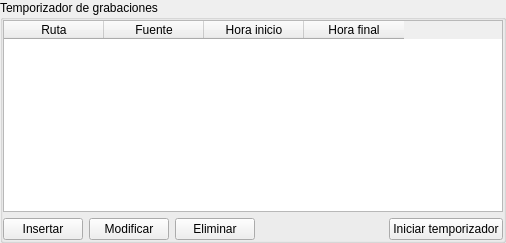
      <widget class="QGroupBox" name="groupBox_4">
       <property name="sizePolicy">
        <sizepolicy hsizetype="Expanding" vsizetype="Expanding">
         <horstretch>0</horstretch>
         <verstretch>0</verstretch>
        </sizepolicy>
       </property>
       <property name="title">
        <string>Temporizador de grabaciones</string>
       </property>
       <layout class="QGridLayout" name="gridLayout_7">
        <property name="leftMargin">
         <number>0</number>
        </property>
        <property name="topMargin">
         <number>0</number>
        </property>
        <property name="rightMargin">
         <number>0</number>
        </property>
        <property name="bottomMargin">
         <number>0</number>
        </property>
        <item row="2" column="4">
         <widget class="QPushButton" name="pushButton_13">
          <property name="text">
           <string>Iniciar temporizador</string>
          </property>
          <property name="icon">
           <iconset resource="recoverdrake.qrc">
            <normaloff>:/Imagenes/apagar.jpeg</normaloff>:/Imagenes/apagar.jpeg</iconset>
          </property>
          <property name="iconSize">
           <size>
            <width>25</width>
            <height>25</height>
           </size>
          </property>
         </widget>
        </item>
        <item row="2" column="1">
         <widget class="QPushButton" name="pushButton_9">
          <property name="text">
           <string>Modificar</string>
          </property>
          <property name="icon">
           <iconset resource="recoverdrake.qrc">
            <normaloff>:/Imagenes/boli.png</normaloff>:/Imagenes/boli.png</iconset>
          </property>
          <property name="iconSize">
           <size>
            <width>25</width>
            <height>25</height>
           </size>
          </property>
         </widget>
        </item>
        <item row="2" column="2">
         <widget class="QPushButton" name="pushButton_10">
          <property name="text">
           <string>Eliminar</string>
          </property>
          <property name="icon">
           <iconset resource="recoverdrake.qrc">
            <normaloff>:/Imagenes/bad.png</normaloff>:/Imagenes/bad.png</iconset>
          </property>
          <property name="iconSize">
           <size>
            <width>25</width>
            <height>25</height>
           </size>
          </property>
         </widget>
        </item>
        <item row="2" column="0">
         <widget class="QPushButton" name="pushButton_8">
          <property name="text">
           <string>Insertar</string>
          </property>
          <property name="icon">
           <iconset resource="recoverdrake.qrc">
            <normaloff>:/Imagenes/filesave.png</normaloff>:/Imagenes/filesave.png</iconset>
          </property>
          <property name="iconSize">
           <size>
            <width>25</width>
            <height>25</height>
           </size>
          </property>
         </widget>
        </item>
        <item row="2" column="3">
         <spacer name="horizontalSpacer_9">
          <property name="orientation">
           <enum>Qt::Horizontal</enum>
          </property>
          <property name="sizeHint" stdset="0">
           <size>
            <width>40</width>
            <height>20</height>
           </size>
          </property>
         </spacer>
        </item>
        <item row="0" column="0" colspan="5">
         <widget class="QTableWidget" name="tableWidget">
          <property name="sizePolicy">
           <sizepolicy hsizetype="Expanding" vsizetype="Expanding">
            <horstretch>0</horstretch>
            <verstretch>0</verstretch>
           </sizepolicy>
          </property>
          <property name="minimumSize">
           <size>
            <width>500</width>
            <height>0</height>
           </size>
          </property>
          <property name="toolTip">
           <string>Ventana de lista de archivos cargados</string>
          </property>
          <property name="statusTip">
           <string>Ventana de lista de archivos cargados</string>
          </property>
          <property name="whatsThis">
           <string>Ventana de lista de archivos cargados</string>
          </property>
          <property name="editTriggers">
           <set>QAbstractItemView::NoEditTriggers</set>
          </property>
          <property name="alternatingRowColors">
           <bool>true</bool>
          </property>
          <property name="selectionBehavior">
           <enum>QAbstractItemView::SelectRows</enum>
          </property>
          <column>
           <property name="text">
            <string>Ruta</string>
           </property>
          </column>
          <column>
           <property name="text">
            <string>Fuente</string>
           </property>
          </column>
          <column>
           <property name="text">
            <string>Hora inicio</string>
           </property>
          </column>
          <column>
           <property name="text">
            <string>Hora final</string>
           </property>
          </column>
         </widget>
        </item>
       </layout>
      </widget>
